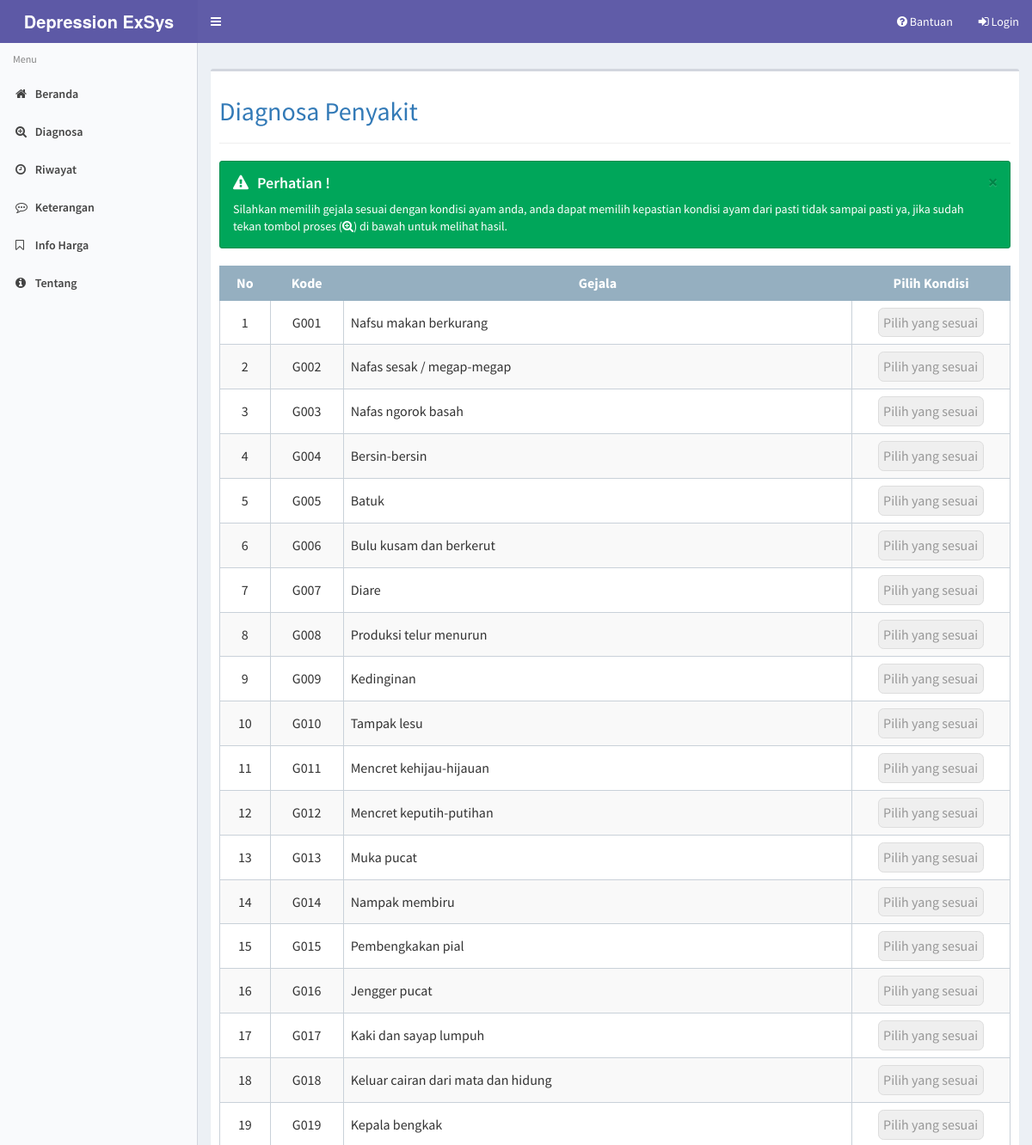
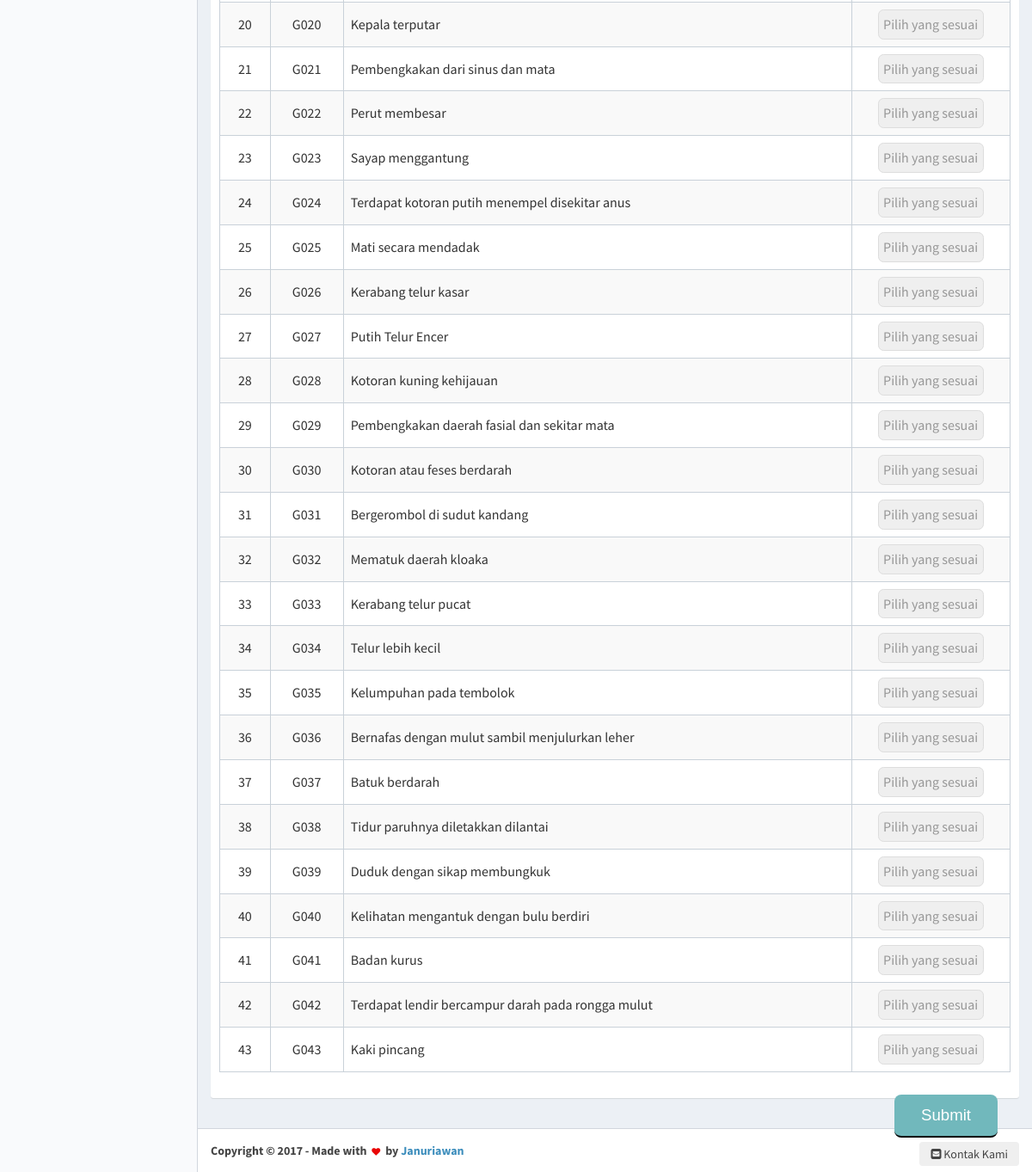
Page /diagnosa on the committed database (2 pictures, top to bottom).
### tables this page shows
CREATE TABLE `gejala` (
  `kode_gejala` int(11) NOT NULL,
  `nama_gejala` varchar(50) NOT NULL
);

### modul/diagnosa/diagnosa.php (the view, shortened to what this page needs)
<?php
switch ($_GET['act']) {
  default:
    if ($_POST['submit']) {
      $arcolor = array('#ffffff', '#ffffff', '#ffffff', '#ffffff', '#ffffff', '#ffffff', '#ffffff', '#ffffff');
      date_default_timezone_set("Asia/Jakarta");
      $inptanggal = date('Y-m-d H:i:s');
      $arbobot = array('0', '1', '0.8', '0.6', '0.4', '0.2', '0', '-0.4');
      $argejala = array();
      for ($i = 0; $i < count($_POST['kondisi']); $i++) {
        $arkondisi = explode("_", $_POST['kondisi'][$i]);
        if (strlen($_POST['kondisi'][$i]) > 1) {
          $argejala += array($arkondisi[0] => $arkondisi[1]);
        }
      }
      $sqlkondisi = mysqli_query($conn, "SELECT * FROM kondisi order by id+0");
      while ($rkondisi = mysqli_fetch_array($sqlkondisi)) {
        $arkondisitext[$rkondisi['id']] = $rkondisi['kondisi'];
      }
      $sqlpkt = mysqli_query($conn, "SELECT * FROM penyakit order by kode_penyakit+0");
      while ($rpkt = mysqli_fetch_array($sqlpkt)) {
        $arpkt[$rpkt['kode_penyakit']] = $rpkt['nama_penyakit'];
        $ardpkt[$rpkt['kode_penyakit']] = $rpkt['det_penyakit'];
        $arspkt[$rpkt['kode_penyakit']] = $rpkt['srn_penyakit'];
        $argpkt[$rpkt['kode_penyakit']] = $rpkt['gambar'];
      }
      $sqlpenyakit = mysqli_query($conn, "SELECT * FROM penyakit order by kode_penyakit");
      $arpenyakit = array();
      while ($rpenyakit = mysqli_fetch_array($sqlpenyakit)) {
        $cftotal_temp = 0;
        $cf = 0;
        $sqlgejala = mysqli_query($conn, "SELECT * FROM basis_pengetahuan where kode_penyakit=$rpenyakit[kode_penyakit]");
        $cflama = 0;
        while ($rgejala = mysqli_fetch_array($sqlgejala)) {
          $arkondisi = explode("_", $_POST['kondisi'][0]);
          $gejala = $arkondisi[0];
          for ($i = 0; $i < count($_POST['kondisi']); $i++) {
            $arkondisi = explode("_", $_POST['kondisi'][$i]);
            $gejala = $arkondisi[0];
            if ($rgejala['kode_gejala'] == $gejala) {
              $cf = ($rgejala['md']) * $arbobot[$arkondisi[1]];
              if (($cf >= 0) && ($cf * $cflama >= 0)) {
                $cflama = $cflama + ($cf * (1 - $cflama));
              }
              if ($cf * $cflama < 0) {
                $cflama = ($cflama + $cf) / (1 - Math . Min(Math . abs($cflama), Math . abs($cf)));
              }
              if (($cf < 0) && ($cf * $cflama >= 0)) {
                $cflama = $cflama + ($cf * (1 + $cflama));
              }
            }
          }
        }
        if ($cflama > 0) {
          $arpenyakit += array($rpenyakit[kode_penyakit] => number_format($cflama, 4));
        }
      }
      arsort($arpenyakit);
      $inpgejala = serialize($argejala);
      $inppenyakit = serialize($arpenyakit);
      $np1 = 0;
      foreach ($arpenyakit as $key1 => $value1) {
        $np1++;
        $idpkt1[$np1] = $key1;
        $vlpkt1[$np1] = $value1;
      }
      mysqli_query($conn, "INSERT INTO hasil(
                  tanggal,
                  gejala,
                  penyakit,
                  hasil_id,
                  hasil_nilai
				  )
	        VALUES(
                '$inptanggal',
                '$inpgejala',
                '$inppenyakit',
                '$idpkt1[1]',
                '$vlpkt1[1]'
				)");
      echo "<div class='content'>
	<h2 class='text text-primary'>Hasil Diagnosis &nbsp;&nbsp;<button id='print' onClick='window.print();' data-toggle='tooltip' data-placement='right' title='Klik tombol ini untuk mencetak hasil diagnosa'><i class='fa fa-print'></i> Cetak</button> </h2>
	          <hr><table class='table table-bordered table-striped diagnosa'>
          <th width=8%>No</th>
          <th width=10%>Kode</th>
          <th>Gejala yang dialami (keluhan)</th>
          <th width=20%>Pilihan</th>
          </tr>";
      $ig = 0;
      foreach ($argejala as $key => $value) {
        $kondisi = $value;
        $ig++;
        $gejala = $key;
        $sql4 = mysqli_query($conn, "SELECT * FROM gejala where kode_gejala = '$key'");
        $r4 = mysqli_fetch_array($sql4);
        echo '<tr><td>' . $ig . '</td>';
        echo '<td>G' . str_pad($r4[kode_gejala], 3, '0', STR_PAD_LEFT) . '</td>';
        echo '<td><span class="hasil text text-primary">' . $r4[nama_gejala] . "</span></td>";
        echo '<td><span class="kondisipilih" style="color:' . $arcolor[$kondisi] . '">' . $arkondisitext[$kondisi] . "</span></td></tr>";
      }
      $np = 0;
      foreach ($arpenyakit as $key => $value) {
        $np++;
        $idpkt[$np] = $key;
        $nmpkt[$np] = $arpkt[$key];
        $vlpkt[$np] = $value;
      }
      if ($argpkt[$idpkt[1]]) {
        $gambar = 'gambar/penyakit/' . $argpkt[$idpkt[1]];
      } else {
        $gambar = 'gambar/noimage.png';
      }
      echo "</table><div class='well well-small'><img class='card-img-top img-bordered-sm' style='float:right; margin-left:15px;' src='" . $gambar . "' height=200><h3>Hasil Diagnosa</h3>";
      echo "<div class='callout callout-default'>Jenis penyakit yang diderita adalah <b><h3 class='text text-success'>" . $nmpkt[1] . "</b> / " . round($vlpkt[1], 2) . " % (" . $vlpkt[1] . ")<br></h3>";
      echo "</div></div><div class='box box-info box-solid'><div class='box-header with-border'><h3 class='box-title'>Detail</h3></div><div class='box-body'><h4>";
      echo $ardpkt[$idpkt[1]];
      echo "</h4></div></div>
          <div class='box box-warning box-solid'><div class='box-header with-border'><h3 class='box-title'>Saran</h3></div><div class='box-body'><h4>";
      echo $arspkt[$idpkt[1]];
      echo "</h4></div></div>
          <div class='box box-danger box-solid'><div class='box-header with-border'><h3 class='box-title'>Kemungkinan lain:</h3></div><div class='box-body'><h4>";
      for ($ipl = 2; $ipl < count($idpkt); $ipl++) {
        echo " <h4><i class='fa fa-caret-square-o-right'></i> " . $nmpkt[$ipl] . "</b> / " . round($vlpkt[$ipl], 2) . " % (" . $vlpkt[$ipl] . ")<br></h4>";
      }
      echo "</div></div>
		  </div>";
    } else {
      echo "
	 <h2 class='text text-primary'>Diagnosa Penyakit</h2>  <hr>
	 <div class='alert alert-success alert-dismissible'>
                <button type='button' class='close' data-dismiss='alert' aria-hidden='true'>×</button>
                <h4><i class='icon fa fa-exclamation-triangle'></i>Perhatian !</h4>
                Silahkan memilih gejala sesuai dengan kondisi ayam anda, anda dapat memilih kepastian kondisi ayam dari pasti tidak sampai pasti ya, jika sudah tekan tombol proses (<i class='fa fa-search-plus'></i>)  di bawah untuk melihat hasil.
              </div>
		<form name=text_form method=POST action='diagnosa' >
           <table class='table table-bordered table-striped konsultasi'><tbody class='pilihkondisi'>
           <tr><th>No</th><th>Kode</th><th>Gejala</th><th width='20%'>Pilih Kondisi</th></tr>";
      $sql3 = mysqli_query($conn, "SELECT * FROM gejala order by kode_gejala");
      $i = 0;
      while ($r3 = mysqli_fetch_array($sql3)) {
        $i++;
        echo "<tr><td class=opsi>$i</td>";
        echo "<td class=opsi>G" . str_pad($r3[kode_gejala], 3, '0', STR_PAD_LEFT) . "</td>";
        echo "<td class=gejala>$r3[nama_gejala]</td>";
        echo '<td class="opsi"><select name="kondisi[]" id="sl' . $i . '" class="opsikondisi"/><option data-id="0" value="0">Pilih yang sesuai</option>';
          ?>
          <?php
        echo '</select></td>';
        ?>
        <?php
        echo "</tr>";
      }
      echo "
      	  <input class='float' type=submit data-toggle='tooltip' data-placement='top' title='Klik disini untuk melihat hasil diagnosa' name=submit style='font-family:Arial, FontAwesome'>
          </tbody></table></form> ";
    }
    break;
}
?>

### css/main.css (style rules this page uses)
.float { background: #d3eaf6; color: white; border-top: 0; border-left: 0; border-right: 0; text-decoration: none; font-family: sans-serif; font-size: 14pt; position:fixed; width:120px; height:50px; bottom:40px; right:40px; background-color:#71b8bc; color:#FFF; border-radius:8px; text-align:center; margin-top:32px; }

### css/style.css (style rules this page uses)
select { -webkit-appearance: none; -moz-appearance: none; -webkit-appearance: none; -moz-appearance: none; appearance: none; padding: 5px; border-radius: 0.4em; border: 1px solid #ddd; }
select option { margin: 40px; background: #ffffff; color: #000; border: 1px solid #ddd; }
select option[data-id="0"] { color: #979797; }
tbody.pilihkondisi td.opsi { text-align:center; vertical-align:middle; }
tbody.pilihkondisi td, tbody.pilihkondisi td.gejala, tbody.pilihkondisi th { vertical-align:middle; }
tbody.pilihkondisi th { text-align:center; vertical-align:middle; background: #ecf0f1; }
table.konsultasi th { background-color: #95afc0; color: #fff; }
table.konsultasi { border: 1px solid #95afc0; }
table.table-bordered.konsultasi th { border: 1px solid #95afc0; }
table.table-bordered.konsultasi td { border: 1px solid #c9d1d9; }

### rows in the picture
gejala: kode_gejala "001", nama_gejala "Nafsu makan berkurang"
gejala: kode_gejala "002", nama_gejala "Nafas sesak / megap-megap"
gejala: kode_gejala "003", nama_gejala "Nafas ngorok basah"
gejala: kode_gejala "004", nama_gejala "Bersin-bersin"
gejala: kode_gejala "005", nama_gejala "Batuk"
gejala: kode_gejala "006", nama_gejala "Bulu kusam dan berkerut"
gejala: kode_gejala "007", nama_gejala "Diare"
gejala: kode_gejala "008", nama_gejala "Produksi telur menurun"
gejala: kode_gejala "009", nama_gejala "Kedinginan"
gejala: kode_gejala "010", nama_gejala "Tampak lesu"
gejala: kode_gejala "011", nama_gejala "Mencret kehijau-hijauan"
gejala: kode_gejala "012", nama_gejala "Mencret keputih-putihan"
gejala: kode_gejala "013", nama_gejala "Muka pucat"
gejala: kode_gejala "014", nama_gejala "Nampak membiru"
gejala: kode_gejala "015", nama_gejala "Pembengkakan pial"
gejala: kode_gejala "016", nama_gejala "Jengger pucat"
gejala: kode_gejala "017", nama_gejala "Kaki dan sayap lumpuh"
gejala: kode_gejala "018", nama_gejala "Keluar cairan dari mata dan hidung"
gejala: kode_gejala "019", nama_gejala "Kepala bengkak"
gejala: kode_gejala "020", nama_gejala "Kepala terputar"
gejala: kode_gejala "021", nama_gejala "Pembengkakan dari sinus dan mata"
gejala: kode_gejala "022", nama_gejala "Perut membesar"
gejala: kode_gejala "023", nama_gejala "Sayap menggantung"
gejala: kode_gejala "024", nama_gejala "Terdapat kotoran putih menempel disekitar anus"
gejala: kode_gejala "025", nama_gejala "Mati secara mendadak"
gejala: kode_gejala "026", nama_gejala "Kerabang telur kasar"
gejala: kode_gejala "027", nama_gejala "Putih Telur Encer"
gejala: kode_gejala "028", nama_gejala "Kotoran kuning kehijauan"
gejala: kode_gejala "029", nama_gejala "Pembengkakan daerah fasial dan sekitar mata"
gejala: kode_gejala "030", nama_gejala "Kotoran atau feses berdarah"
gejala: kode_gejala "031", nama_gejala "Bergerombol di sudut kandang"
gejala: kode_gejala "032", nama_gejala "Mematuk daerah kloaka"
gejala: kode_gejala "033", nama_gejala "Kerabang telur pucat"
gejala: kode_gejala "034", nama_gejala "Telur lebih kecil"
gejala: kode_gejala "035", nama_gejala "Kelumpuhan pada tembolok"
gejala: kode_gejala "036", nama_gejala "Bernafas dengan mulut sambil menjulurkan leher"
gejala: kode_gejala "037", nama_gejala "Batuk berdarah"
gejala: kode_gejala "038", nama_gejala "Tidur paruhnya diletakkan dilantai"
gejala: kode_gejala "039", nama_gejala "Duduk dengan sikap membungkuk"
gejala: kode_gejala "040", nama_gejala "Kelihatan mengantuk dengan bulu berdiri"
gejala: kode_gejala "041", nama_gejala "Badan kurus"
gejala: kode_gejala "042", nama_gejala "Terdapat lendir bercampur darah pada rongga mulut"
gejala: kode_gejala "043", nama_gejala "Kaki pincang"
